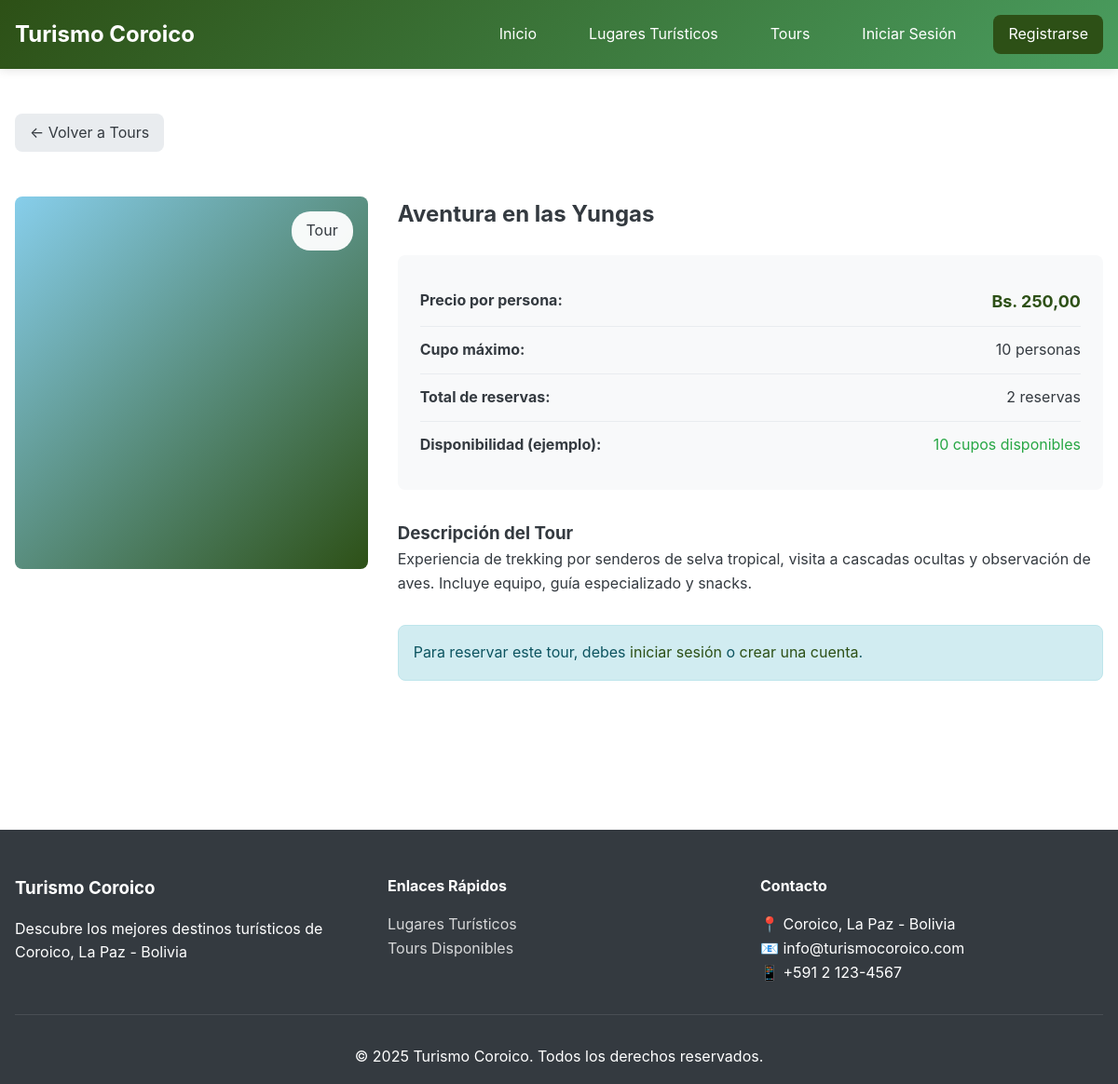
/tours/detalle?id=2, run on the app's committed database.
### tables this page shows
CREATE TABLE `tours` (
  `id_tour` int(11) NOT NULL,
  `nombre` varchar(150) NOT NULL,
  `descripcion` text NOT NULL,
  `precio` decimal(10,2) NOT NULL,
  `cupo_maximo` int(11) NOT NULL DEFAULT 10,
  `imagen_tour` varchar(255) DEFAULT 'default.jpg',
  `fecha_creacion` timestamp NOT NULL DEFAULT current_timestamp()
);

### controllers/TourController.php (called while the page is built, shortened)
<?php
require_once __DIR__ . '/../config/config.php';
require_once __DIR__ . '/../models/Tour.php';
class TourController {
    private $tourModel;
    public function __construct() {
        $this->tourModel = new Tour();
    }
    public function detalle() {
        $id = $_GET['id'] ?? null;
        $tour = $this->tourModel->getDetalleCompleto($id);
        $fecha_ejemplo = date('Y-m-d', strtotime('+7 days'));
        $disponibilidad = $this->tourModel->verificarDisponibilidad($id, $fecha_ejemplo);
        require_once __DIR__ . '/../views/tours/detalle.php';
    }
}

### index.php (called while the page is built, shortened)
<?php
require_once __DIR__ . '/config/config.php';
require_once __DIR__ . '/config/database.php';
$request_uri = $_SERVER['REQUEST_URI'];
$base_path = parse_url(BASE_URL, PHP_URL_PATH);
if ($base_path && strpos($request_uri, $base_path) === 0) {
    $request_uri = substr($request_uri, strlen($base_path));
}
$request_uri = strtok($request_uri, '?');
$request_uri = trim($request_uri, '/');
$segments = explode('/', $request_uri);
$methodName = isset($segments[1]) ? $segments[1] : 'index';
$methodName = lcfirst(str_replace('-', '', ucwords($methodName, '-')));
$controller = new $controllerName();
try {
    $controller->$methodName();
} catch (Exception $e) {
    error_log("Error en el controlador: " . $e->getMessage());
    echo "<!DOCTYPE html>
<html lang='es'>
<head>
    <meta charset='UTF-8'>
    <meta name='viewport' content='width=device-width, initial-scale=1.0'>
    <title>Error</title>
    <style>
        body {
            font-family: Arial, sans-serif;
            display: flex;
            justify-content: center;
            align-items: center;
            height: 100vh;
            margin: 0;
            background: #f5f5f5;
        }
        .error-container {
            text-align: center;
            padding: 2rem;
            background: white;
            border-radius: 10px;
            box-shadow: 0 2px 10px rgba(0,0,0,0.1);
            max-width: 500px;
        }
        h1 { color: #d32f2f; }
        a {
            display: inline-block;
            margin-top: 1rem;
            padding: 0.75rem 1.5rem;
            background: #2d5016;
            color: white;
            text-decoration: none;
            border-radius: 5px;
        }
        a:hover { background: #4a9d5f; }
    </style>
</head>
<body>
    <div class='error-container'>
        <h1>Error en la aplicación</h1>
        <p>Ha ocurrido un error inesperado. Por favor, intenta nuevamente.</p>
        <a href='" . BASE_URL . "'>Volver al Inicio</a>
    </div>
</body>
</html>";
}

### config/config.php (called while the page is built, shortened)
<?php
function url($path = '') {
    return BASE_URL . ltrim($path, '/');
}
function isLoggedIn() {
    return isset($_SESSION['usuario_id']);
}
function formatearPrecio($precio) {
    return 'Bs. ' . number_format($precio, 2, ',', '.');
}

### models/Tour.php (called while the page is built, shortened)
<?php
require_once __DIR__ . '/Model.php';
class Tour extends Model {
    public function __construct() {
        $this->table = 'tours';
    }
    public function verificarDisponibilidad($tour_id, $fecha) {
        $tour = $this->getById($tour_id);
        $sql = "SELECT COALESCE(SUM(cantidad_personas), 0) as personas_reservadas
                FROM reservas
                WHERE id_tour = ? AND fecha_tour = ?";
        $result = $this->queryOne($sql, [$tour_id, $fecha]);
        $personas_reservadas = $result ? (int)$result['personas_reservadas'] : 0;
        $cupos_disponibles = $tour['cupo_maximo'] - $personas_reservadas;
        return [
            'disponible' => $cupos_disponibles > 0,
            'cupos_disponibles' => $cupos_disponibles,
            'cupo_maximo' => $tour['cupo_maximo']
        ];
    }
    public function getDetalleCompleto($id) {
        $sql = "SELECT t.*,
                COUNT(r.id_reserva) as total_reservas,
                COALESCE(SUM(r.cantidad_personas), 0) as total_personas
                FROM tours t
                LEFT JOIN reservas r ON t.id_tour = r.id_tour
                WHERE t.id_tour = ?
                GROUP BY t.id_tour";
        return $this->queryOne($sql, [$id]);
    }
}

### models/Model.php (called while the page is built, shortened)
<?php
require_once __DIR__ . '/../config/database.php';
class Model {
    protected $db;
    protected $table;
    public function __construct() {
        $this->db = Database::getInstance()->getConnection();
    }
    public function getById($id) {
        try {
            $idColumn = 'id_' . $this->getSingularTable();
            $stmt = $this->db->prepare("SELECT * FROM {$this->table} WHERE {$idColumn} = ?");
            $stmt->execute([$id]);
            $result = $stmt->fetch();
            return $result ? $result : null;
        } catch (PDOException $e) {
            error_log("Error en getById(): " . $e->getMessage());
            error_log("Tabla: {$this->table}, ID Column: {$idColumn}, ID: {$id}");
            return null;
        }
    }
    protected function getSingularTable() {
        if (substr($this->table, -1) === 's') {
            return substr($this->table, 0, -1);
        }
        return $this->table;
    }
    protected function queryOne($sql, $params = []) {
        try {
            $stmt = $this->db->prepare($sql);
            $stmt->execute($params);
            $result = $stmt->fetch();
            return $result ? $result : null;
        } catch (PDOException $e) {
            error_log("Error en queryOne(): " . $e->getMessage());
            return null;
        }
    }
}

### config/database.php (called while the page is built, shortened)
<?php
class Database {
    private static $instance = null;
    private $connection;
    private function __construct() {
        try {
            $dsn = "mysql:host=" . DB_HOST . ";dbname=" . DB_NAME . ";charset=" . DB_CHARSET;
            $options = [
                PDO::ATTR_ERRMODE            => PDO::ERRMODE_EXCEPTION,
                PDO::ATTR_DEFAULT_FETCH_MODE => PDO::FETCH_ASSOC,
                PDO::ATTR_EMULATE_PREPARES   => false,
            ];
            $this->connection = new PDO($dsn, DB_USER, DB_PASS, $options);
        } catch (PDOException $e) {
            die("Error de conexión a la base de datos: " . $e->getMessage());
        }
    }
    public static function getInstance() {
        if (self::$instance === null) {
            self::$instance = new self();
        }
        return self::$instance;
    }
    public function getConnection() {
        return $this->connection;
    }
}

### views/tours/detalle.php (the view, shortened to what this page needs)
<?php
require_once __DIR__ . '/../layouts/header.php';
?>
<section class="section">
    <div class="container">
        <div class="detalle-header">
            <a href="<?php echo url('tours'); ?>" class="btn-back">← Volver a Tours</a>
        </div>
        <div class="detalle-content">
            <div class="detalle-image" style="background: linear-gradient(135deg, #87ceeb 0%, #2d5016 100%);">
                <span class="detalle-category">Tour</span>
            </div>
            <div class="detalle-info">
                <h1><?php echo htmlspecialchars($tour['nombre']); ?></h1>
                <div class="detalle-meta">
                    <div class="meta-item">
                        <strong>Precio por persona:</strong>
                        <span class="price"><?php echo formatearPrecio($tour['precio']); ?></span>
                    </div>
                    <div class="meta-item">
                        <strong>Cupo máximo:</strong>
                        <span><?php echo $tour['cupo_maximo']; ?> personas</span>
                    </div>
                    <div class="meta-item">
                        <strong>Total de reservas:</strong>
                        <span><?php echo $tour['total_reservas'] ?? 0; ?> reservas</span>
                    </div>
                    <?php if (isset($disponibilidad)): ?>
                    <div class="meta-item">
                        <strong>Disponibilidad (ejemplo):</strong>
                        <span class="<?php echo $disponibilidad['disponible'] ? 'text-success' : 'text-danger'; ?>">
                            <?php echo $disponibilidad['cupos_disponibles']; ?> cupos disponibles
                        </span>
                    </div>
                    <?php endif; ?>
                </div>
                <div class="detalle-description">
                    <h3>Descripción del Tour</h3>
                    <p><?php echo nl2br(htmlspecialchars($tour['descripcion'])); ?></p>
                </div>
                <?php if (isLoggedIn() && !isAdmin()): ?>
                <div class="detalle-actions">
                    <a href="<?php echo url('reservas/crear?tour=' . $tour['id_tour']); ?>" class="btn-primary btn-lg">
                        📅 Reservar Ahora
                    </a>
                </div>
                <?php elseif (!isLoggedIn()): ?>
                <div class="alert alert-info">
                    <p>Para reservar este tour, debes <a href="<?php echo url('usuario/login'); ?>">iniciar sesión</a> o <a href="<?php echo url('usuario/registro'); ?>">crear una cuenta</a>.</p>
                </div>
                <?php endif; ?>
            </div>
        </div>
    </div>
</section>
<?php require_once __DIR__ . '/../layouts/footer.php'; ?>

### public/css/styles.css (style rules this page uses)
:root { --color-primary: #2d5016; --color-primary-dark: #1a3009; --color-primary-light: #4a9d5f; --color-secondary: #87ceeb; --color-success: #28a745; --color-danger: #dc3545; --color-warning: #ffc107; --color-info: #17a2b8; --color-light: #f8f9fa; --color-dark: #343a40; --color-white: #ffffff; --color-gray: #6c757d; --color-gray-light: #e9ecef; --font-family: -apple-system, BlinkMacSystemFont, "Segoe UI", Roboto, "Helvetica Neue", Arial, sans-serif; --border-radius: 8px; --box-shadow: 0 2px 10px rgba(0, 0, 0, 0.1); --transition: all 0.3s ease; }
* { margin: 0; padding: 0; box-sizing: border-box; }
body { font-family: var(--font-family); line-height: 1.6; color: var(--color-dark); background-color: var(--color-white); }
a { text-decoration: none; color: var(--color-primary); transition: var(--transition); }
.container { max-width: 1200px; margin: 0 auto; padding: 0 1rem; }
.btn-back { background: var(--color-gray-light); color: var(--color-dark); padding: 0.5rem 1rem; border-radius: var(--border-radius); display: inline-block; margin-bottom: 1rem; }
.section { padding: 3rem 0; }
.price { color: var(--color-primary); font-weight: bold; font-size: 1.125rem; }
.detalle-header { display: flex; justify-content: space-between; align-items: center; margin-bottom: 2rem; }
.detalle-content { display: grid; grid-template-columns: 1fr 2fr; gap: 2rem; margin-bottom: 2rem; }
.detalle-image { height: 400px; border-radius: var(--border-radius); display: flex; align-items: center; justify-content: center; font-size: 5rem; position: relative; }
.detalle-category { position: absolute; top: 1rem; right: 1rem; background: rgba(255, 255, 255, 0.95); padding: 0.5rem 1rem; border-radius: 20px; font-size: 1rem; }
.detalle-meta { background: var(--color-light); padding: 1.5rem; border-radius: var(--border-radius); margin: 1.5rem 0; }
.meta-item { display: flex; justify-content: space-between; padding: 0.75rem 0; border-bottom: 1px solid var(--color-gray-light); }
.meta-item:last-child { border-bottom: none; }
.detalle-description { margin: 2rem 0; }
.alert { padding: 1rem; border-radius: var(--border-radius); margin: 1rem 0; }
.alert-info { background: #d1ecf1; color: #0c5460; border: 1px solid #bee5eb; }
.text-success { color: var(--color-success); }

### data on the page
tours: nombre "Aventura en las Yungas", precio "Bs. 250,00", cupo_maximo "10", descripcion "Experiencia de trekking por senderos de selva tropical, visita a cascadas ocultas y observación de aves. Incluye equipo, guía especializado y snacks."

### other printed values
SITE_NAME "Turismo Coroico"
$tour['total_reservas'] "2"
SITE_DESCRIPTION "Descubre los mejores destinos turísticos de Coroico, La Paz - Bolivia"
